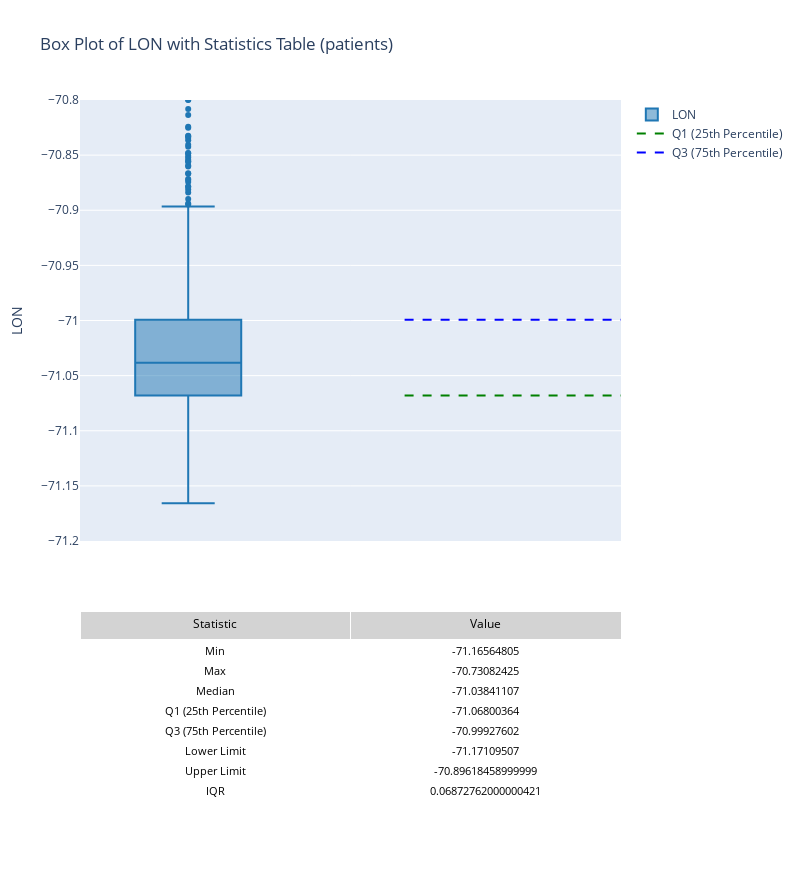

Notebook code cell kept with this figure:
### Markdown cell above
### Box Plot of LON with Statistics (patients)

### Code cell
# Calculate IQR values for LON
Q1 = patients['LON'].quantile(0.25)
Q3 = patients['LON'].quantile(0.75)
IQR = Q3 - Q1
lower_limit = Q1 - 1.5 * IQR
upper_limit = Q3 + 1.5 * IQR
min_value = patients['LON'].min()
max_value = patients['LON'].max()
median_value = patients['LON'].median()

# Create a subplot with 2 rows: one for the box plot, one for the table
fig_BLON = make_subplots(
    rows=2, cols=1,
    row_heights=[0.7, 0.3],  # Allocate space for the graph and table
    vertical_spacing=0.1,
    specs=[[{"type": "xy"}], [{"type": "table"}]]  # First row: xy plot, second row: table
)

# Add the box plot layer for LON
fig_BLON.add_trace(
    go.Box(
        y=patients['LON'],
        name='LON',
        boxpoints='outliers',  # Show outliers as individual points
        marker=dict(color='#1f77b4', outliercolor='#ff7f0e', size=6),  # Outliers in a different color
        line=dict(color='#1f77b4')
    ),
    row=1, col=1
)

# Add IQR lines for LON
fig_BLON.add_trace(
    go.Scatter(
        x=[-0.5, 0.5],  # Extend the line horizontally
        y=[Q1, Q1],
        mode='lines',
        line=dict(color='green', dash='dash'),
        name='Q1 (25th Percentile)'
    ),
    row=1, col=1
)
fig_BLON.add_trace(
    go.Scatter(
        x=[-0.5, 0.5],
        y=[Q3, Q3],
        mode='lines',
        line=dict(color='blue', dash='dash'),
        name='Q3 (75th Percentile)'
    ),
    row=1, col=1
)

# Add the table with statistics
fig_BLON.add_trace(
    go.Table(
        header=dict(
            values=["Statistic", "Value"],
            fill_color="lightgrey",
            align="center",
            font=dict(size=12, color="black")
        ),
        cells=dict(
            values=[
                ["Min", "Max", "Median", "Q1 (25th Percentile)", "Q3 (75th Percentile)", "Lower Limit", "Upper Limit", "IQR"],
                [min_value, max_value, median_value, Q1, Q3, lower_limit, upper_limit, IQR]
            ],
            fill_color="white",
            align="center",
            font=dict(size=11, color="black")
        )
    ),
    row=2, col=1
)

# Update layout for better visibility
fig_BLON.update_layout(
    title='Box Plot of LON with Statistics Table (patients)',
    xaxis_title='',
    yaxis_title='LON',
    yaxis=dict(range=[-71.2,-70.8]),  # Slightly extend the range for clarity
    height=880,  # Adjust height to accommodate both graph and table
    width=800,
    showlegend=True,  # Show legend for IQR lines
    xaxis=dict(showticklabels=False)
)

# Show the plot
fig_BLON.show()

### Figure 1 — Plotly figure (JSON) as saved in the notebook; plotly's stock layout.template omitted (floating-point values rounded to 4 significant figures; data arrays with more than 128 entries replaced by an {"elided": "..."} marker saying what was removed)
{"data": [{"boxpoints": "outliers", "line": {"color": "#1f77b4"}, "marker": {"color": "#1f77b4", "outliercolor": "#ff7f0e", "size": 6}, "name": "LON", "type": "box", "xaxis": "x", "y": {"elided": "973 float values"}, "yaxis": "y"}, {"line": {"color": "green", "dash": "dash"}, "mode": "lines", "name": "Q1 (25th Percentile)", "type": "scatter", "x": [-0.5, 0.5], "xaxis": "x", "y": [-71.07, -71.07], "yaxis": "y"}, {"line": {"color": "blue", "dash": "dash"}, "mode": "lines", "name": "Q3 (75th Percentile)", "type": "scatter", "x": [-0.5, 0.5], "xaxis": "x", "y": [-71.0, -71.0], "yaxis": "y"}, {"cells": {"align": "center", "fill": {"color": "white"}, "font": {"color": "black", "size": 11}, "values": [["Min", "Max", "Median", "Q1 (25th Percentile)", "Q3 (75th Percentile)", "Lower Limit", "Upper Limit", "IQR"], [-71.17, -70.73, -71.04, -71.07, -71.0, -71.17, -70.9, 0.06873]]}, "domain": {"x": [0, 1], "y": [0, 0.27]}, "header": {"align": "center", "fill": {"color": "lightgrey"}, "font": {"color": "black", "size": 12}, "values": ["Statistic", "Value"]}, "type": "table"}], "layout": {"height": 880, "showlegend": true, "title": {"text": "Box Plot of LON with Statistics Table (patients)"}, "width": 800, "xaxis": {"anchor": "y", "domain": [0, 1], "showticklabels": false, "title": {"text": ""}}, "yaxis": {"anchor": "x", "domain": [0.37, 1], "range": [-71.2, -70.8], "title": {"text": "LON"}}}}
